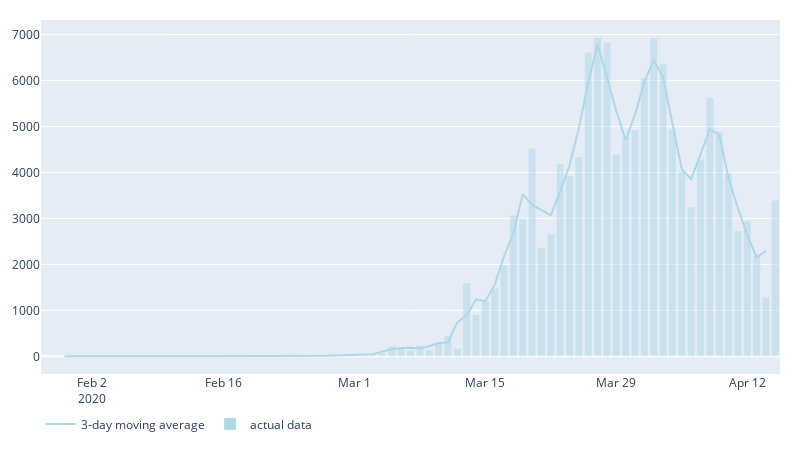

This figure's notebook cell:
### Code cell
import plotly.graph_objects as go
import numpy as np

fig = go.Figure()

fig.add_trace(go.Scatter(
    name='3-day moving average',
    x=df_roll.index, 
    y=df_roll, 
    marker_color='lightblue',
    hoverinfo='skip'
))

fig.add_trace(go.Bar(
    name='actual data',
    x=df_ger.index, 
    y=df_ger['confirmed_delta'], 
    hoverinfo='y',
    marker=dict(
        color='lightblue',
        opacity=0.5,
    )
))
    

fig.update_layout(
    dict(
        width=800,
        height=450,
        legend_orientation='h',
        paper_bgcolor='rgba(255,255,255,1)',
        margin=dict(t=20,l=20,r=20,b=20)
    )
)

fig.show()
